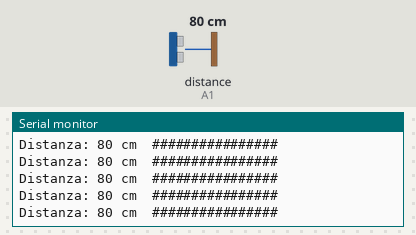
Simulated run of this sketch. Board: Arduino Uno, built with avr-gcc and run on an emulated ATmega328P. On the bench: the last lines printed to the serial monitor. Wiring (inferred from the names in the program): ultrasonic range finder: trigger A0; echo A1. Inputs (shaded band) come from the test bench; at power-on: distance to the obstacle (sensor on A1) 80 cm. The echo pulse lasts 58.3 µs per cm.

Above: at 1.2 s.
1.3 s: distance to the obstacle (sensor on A1) set to 2 cm
At 1.6 s:
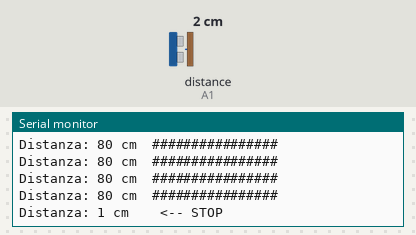
3.3 s: distance to the obstacle (sensor on A1) set to 9 cm
At 3.61 s:
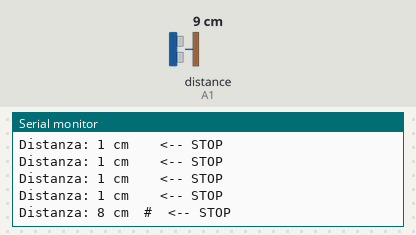
5.3 s: distance to the obstacle (sensor on A1) set to 18 cm
At 5.62 s:
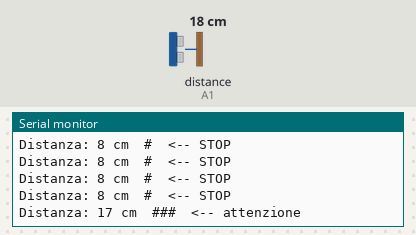
7.3 s: distance to the obstacle (sensor on A1) set to 35 cm
At 7.64 s:
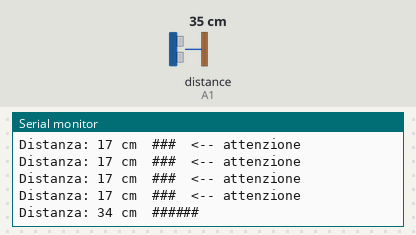
9.3 s: distance to the obstacle (sensor on A1) set to 60 cm
At 9.47 s:
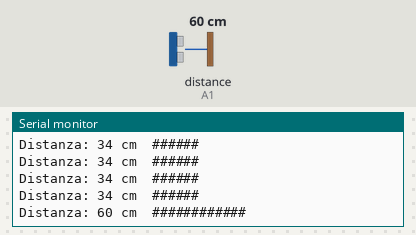
11.2 s: distance to the obstacle (sensor on A1) set to 120 cm
At 11.52 s:
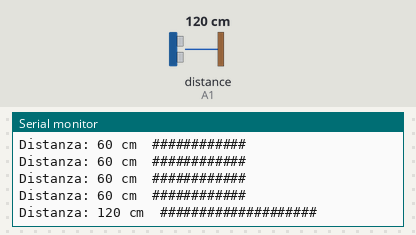

The sketch:

test_sensore.ino
```cpp
// kARt — Test sensore a ultrasuoni HC-SR04 (posteriore)
// Apri il Monitor Seriale a 115200 baud: stampa la distanza 5 volte al secondo.
// Prova ad avvicinare e allontanare la mano davanti al sensore.

const int TRIG = A0;   // filo bianco
const int ECHO = A1;   // filo grigio

const unsigned long TIMEOUT_US = 25000;  // circa 4 m: oltre si considera "nessun ostacolo"

// Restituisce la distanza in cm, oppure -1 se non torna nessuna eco
long misuraCm() {
  digitalWrite(TRIG, LOW);
  delayMicroseconds(2);
  digitalWrite(TRIG, HIGH);
  delayMicroseconds(10);
  digitalWrite(TRIG, LOW);

  unsigned long durata = pulseIn(ECHO, HIGH, TIMEOUT_US);
  if (durata == 0) return -1;
  return durata / 58;
}

void setup() {
  pinMode(TRIG, OUTPUT);
  pinMode(ECHO, INPUT);
  Serial.begin(115200);
  Serial.println(F("kARt test sensore pronto."));
}

void loop() {
  long cm = misuraCm();
  if (cm < 0) {
    Serial.println(F("Nessun ostacolo (oltre 4 m o eco persa)"));
  } else {
    Serial.print(F("Distanza: "));
    Serial.print(cm);
    Serial.print(F(" cm  "));
    // barra grafica: un # ogni 5 cm, fino a 1 m
    for (long i = 0; i < min(cm, 100L) / 5; i++) Serial.print('#');
    if (cm < 15) Serial.print(F("  <-- STOP"));
    else if (cm < 30) Serial.print(F("  <-- attenzione"));
    Serial.println();
  }
  delay(200);
}
```

Measured:
- after the input at 1.3 s, the serial monitor: prints a new line after 0.14 s (image 1)
- after the input at 3.3 s, the serial monitor: prints a new line after 0.15 s (image 2)
- after the input at 5.3 s, the serial monitor: prints a new line after 0.17 s (image 3)
- after the input at 7.3 s, the serial monitor: prints a new line after 0.19 s (image 4)
- after the input at 9.3 s, the serial monitor: prints a new line at once (image 5)
- after the input at 11.2 s, the serial monitor: prints a new line after 0.16 s (image 6)
